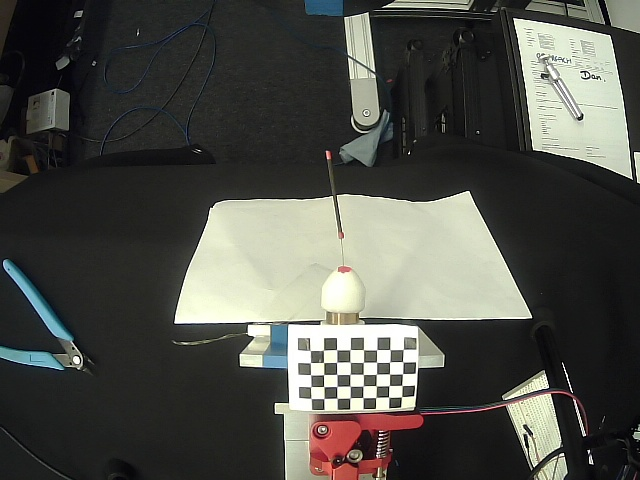
#> input picture proper_research/focused_image.jpg, 640 x 480 px, given in place of the camera
$ python click_target.py
#> lines starting #> are read from the running program, lines starting #| are printed output that depends on the picture
### proper_research/vision/measure_length.py
import cv2
import matplotlib.pyplot as plt
import numpy as np
import json
import os

# =====================================================================
# CONFIG
# =====================================================================
ROI_CONFIG_FILE = "red_roi_box.json"

CAMERA_TO_CHECKERBOARD_MM = 30.0
BEAM_RELATIVE_Z_OFFSET_MM = 40.0   # beam distance relative to checkerboard along Z

CHECKERBOARD_SQUARE_SIZE_MM = 6
CHECKERBOARD_SQUARES_X = 9
CHECKERBOARD_SQUARES_Y = 6

CHECKERBOARD_PATTERN_SIZE = (
    CHECKERBOARD_SQUARES_X - 1,
    CHECKERBOARD_SQUARES_Y - 1
)

# [17 lines of commented-out code are left out]
# [45 lines left out: function new_capture, not called in this run]
def load_roi_box(path=ROI_CONFIG_FILE):
    if not os.path.exists(path):
        return None
    with open(path, "r") as f:
        data = json.load(f)
    box = (int(data["x"]), int(data["y"]), int(data["w"]), int(data["h"]))
    # print(f"[INFO] Loaded ROI from {path}: {data}")
    return box

# [111 lines left out: functions save_roi_box, select_roi_interactive, find_checkerboard_debug, compute_checkerboard_homography, not called in this run]


# [193 lines of commented-out code are left out]
def detect_red_markers_in_roi(
    image_bgr,
    use_roi=True,
    expected_markers=3,

    # NEW: custom area support
    roi_polygon=None,                 # list of (x, y) points
    use_polygon=False,                # if True, prefer polygon over box
    select_polygon_fn=None,           # function(image) -> list[(x,y)] or None
    load_polygon_fn=None,             # function() -> polygon or None
    save_polygon_fn=None,             # function(polygon) -> None

    # --- detection sensitivity ---
    min_area=1.5,
    merge_dist=1.5,

    # --- morphology (less aggressive; avoid merging markers) ---
    morph_kernel=(3, 3),
    close_iters=1,
    open_iters=1,

    # --- HSV thresholds (tighter hue, lower S/V mins) ---
    s_min=50,
    v_min=50,
    h_low1=0,  h_high1=15,
    h_low2=165, h_high2=180,

    # --- behavior when middle marker is missing ---
    allow_two_markers_when_expected_three=True,

    # --- debug ---
    show_debug=True,

    # --- internal guard to prevent infinite fallback recursion ---
    _did_fallback=False,
):
    """
    Detect red blobs inside a search area. Returns marker centers in FULL-IMAGE coordinates.

    Search area options:
      - rectangular ROI via load_roi_box/select_roi_interactive
      - custom polygon via roi_polygon or load/select polygon callbacks

    For expected_markers=3:
      returns: base_px, mag_start_px, tip_px, search_region

    search_region is:
      - roi_box tuple (x, y, w, h) when using rectangle
      - polygon list[(x, y), ...] when using polygon
      - None when using full image
    """
    _show_debug_here = bool(show_debug) and bool(_did_fallback)

    def merge_close_points(points, dist):
        merged = []
        for p in points:
            p = np.asarray(p, dtype=float)
            placed = False
            for i, q in enumerate(merged):
                q = np.asarray(q, dtype=float)
                if np.linalg.norm(p - q) < dist:
                    merged[i] = tuple(((p + q) / 2.0).tolist())
                    placed = True
                    break
            if not placed:
                merged.append(tuple(p.tolist()))
        return merged

    # [5 lines left out: function polygon_to_mask, not called in this run]

    h_full, w_full = image_bgr.shape[:2]

    roi_box = None
    polygon = None
    search_region = None

    # ------------------------------------------------------------
    # Select/load search region
    # ------------------------------------------------------------
    if use_polygon:
        if roi_polygon is not None:
            polygon = roi_polygon
        elif load_polygon_fn is not None:
            polygon = load_polygon_fn()

        if polygon is None and use_roi:
            if select_polygon_fn is None:
                raise RuntimeError("use_polygon=True but no polygon selector was provided.")
            print("[INFO] No custom area stored yet. Draw a polygon around the beam region.")
            polygon = select_polygon_fn(image_bgr)
            if polygon is None:
                raise RuntimeError("No custom area selected.")
            if save_polygon_fn is not None:
                save_polygon_fn(polygon)

        if polygon is not None:
            polygon = [(int(px), int(py)) for px, py in polygon]
            search_region = polygon

    else:
        if use_roi:
            roi_box = load_roi_box()
            if roi_box is None:
                print("[INFO] No ROI stored yet. Draw a box around the beam region.")
                roi_box = select_roi_interactive(image_bgr)
                if roi_box is None:
                    raise RuntimeError("No ROI selected.")
                save_roi_box(roi_box)

        if roi_box is not None:
            x, y, w, h = roi_box
            x = max(0, min(x, w_full - 1))
            y = max(0, min(y, h_full - 1))
            w = max(1, min(w, w_full - x))
            h = max(1, min(h, h_full - y))
            roi_box = (x, y, w, h)
            search_region = roi_box

    # ------------------------------------------------------------
    # Build masked image for detection
    # ------------------------------------------------------------
    if polygon is not None:
        area_mask = polygon_to_mask(image_bgr.shape, polygon)
        work_img = cv2.bitwise_and(image_bgr, image_bgr, mask=area_mask)
        hsv = cv2.cvtColor(work_img, cv2.COLOR_BGR2HSV)

    elif roi_box is not None:
        x, y, w, h = roi_box
        roi_img = image_bgr[y:y+h, x:x+w]
        hsv = cv2.cvtColor(roi_img, cv2.COLOR_BGR2HSV)
        area_mask = None

    else:
        x, y, w, h = 0, 0, w_full, h_full
        hsv = cv2.cvtColor(image_bgr, cv2.COLOR_BGR2HSV)
        area_mask = None

    # ------------------------------------------------------------
    # Threshold red
    # ------------------------------------------------------------
    red_ranges = [
        (np.array([h_low1, s_min, v_min]), np.array([h_high1, 255, 255])),
        (np.array([h_low2, s_min, v_min]), np.array([h_high2, 255, 255])),
    ]

    red_mask = np.zeros(hsv.shape[:2], dtype=np.uint8)
    for lo, hi in red_ranges:
        red_mask = cv2.bitwise_or(red_mask, cv2.inRange(hsv, lo, hi))

    # If using polygon, enforce polygon mask explicitly
    if polygon is not None:
        red_mask = cv2.bitwise_and(red_mask, area_mask)

    k = cv2.getStructuringElement(cv2.MORPH_ELLIPSE, morph_kernel)
    if close_iters > 0:
        red_mask = cv2.morphologyEx(red_mask, cv2.MORPH_CLOSE, k, iterations=close_iters)
    if open_iters > 0:
        red_mask = cv2.morphologyEx(red_mask, cv2.MORPH_OPEN, k, iterations=open_iters)

    contours, _ = cv2.findContours(red_mask, cv2.RETR_EXTERNAL, cv2.CHAIN_APPROX_SIMPLE)

    # ------------------------------------------------------------
    # Compute centers in FULL-IMAGE coordinates
    # ------------------------------------------------------------
    centers = []
    areas = []

    for cnt in contours:
        area = float(cv2.contourArea(cnt))
        if area < float(min_area):
            continue

        M = cv2.moments(cnt)
        if M["m00"] == 0:
            continue

        cx = float(M["m10"] / M["m00"])
        cy = float(M["m01"] / M["m00"])

        # ROI contour coordinates are local to cropped ROI
        if polygon is None and roi_box is not None:
            cx += x
            cy += y

        centers.append((cx, cy))
        areas.append(area)

    # ------------------------------------------------------------
    # Debug
    # ------------------------------------------------------------
    if _show_debug_here:
        dbg = image_bgr.copy()

        if roi_box is not None:
            rx, ry, rw, rh = roi_box
            cv2.rectangle(dbg, (rx, ry), (rx + rw, ry + rh), (0, 255, 255), 2)

        if polygon is not None:
            pts = np.array(polygon, dtype=np.int32)
            cv2.polylines(dbg, [pts], isClosed=True, color=(0, 255, 255), thickness=2)

        for (cx, cy) in centers:
            cv2.circle(dbg, (int(cx), int(cy)), 6, (0, 255, 255), -1)

        print(f"[DEBUG] raw contours={len(contours)}, kept after min_area={len(centers)}")
        if len(areas) > 0:
            print("[DEBUG] areas (kept):", sorted([round(a, 1) for a in areas], reverse=True)[:10])

        plt.figure(figsize=(10, 4))

        plt.subplot(1, 2, 1)
        plt.title("Red mask")
        plt.imshow(red_mask, cmap="gray")
        plt.axis("off")

        plt.subplot(1, 2, 2)
        plt.title("Detections overlay")
        plt.imshow(cv2.cvtColor(dbg, cv2.COLOR_BGR2RGB))
        plt.axis("off")

    if len(centers) == 0:
        raise ValueError("No red markers detected inside selected search area (after filtering).")

    centers = merge_close_points(centers, merge_dist)

    # ------------------------------------------------------------
    # Fallback pass: do it at most once
    # ------------------------------------------------------------
    if (len(centers) < expected_markers) and (not _did_fallback):
        return detect_red_markers_in_roi(
            image_bgr,
            use_roi=use_roi,
            expected_markers=expected_markers,

            roi_polygon=polygon,
            use_polygon=use_polygon,
            select_polygon_fn=select_polygon_fn,
            load_polygon_fn=load_polygon_fn,
            save_polygon_fn=save_polygon_fn,

            min_area=max(1.0, float(min_area) * 0.5),
            merge_dist=merge_dist,
            morph_kernel=(3, 3),
            close_iters=0,
            open_iters=1,
            s_min=max(15, int(s_min * 0.5)),
            v_min=max(15, int(v_min * 0.5)),
            h_low1=h_low1, h_high1=h_high1,
            h_low2=h_low2, h_high2=h_high2,
            allow_two_markers_when_expected_three=allow_two_markers_when_expected_three,
            show_debug=show_debug,
            _did_fallback=True,
        )

    # Sort along beam (y then x)
    centers.sort(key=lambda p: (p[1], p[0]))

    # If more than expected (3-case), pick base, middle-near-midpoint, tip
    if expected_markers == 3 and len(centers) > 3:
        base = centers[-1]
        tip = centers[0]
        y_mid = 0.5 * (base[1] + tip[1])
        middle = min(centers[1:-1], key=lambda p: abs(p[1] - y_mid))
        centers = [tip, middle, base]
        centers.sort(key=lambda p: (p[1], p[0]))
    else:
        centers = centers[:expected_markers]

    # ------------------------------------------------------------
    # Output shape
    # ------------------------------------------------------------
    if expected_markers == 3:
        if len(centers) == 3:
            tip_px, mag_start_px, base_px = centers[0], centers[1], centers[2]
            return base_px, mag_start_px, tip_px, search_region

        if len(centers) == 2 and allow_two_markers_when_expected_three:
            tip_px, base_px = centers[0], centers[1]
            mag_start_px = None
            return base_px, mag_start_px, tip_px, search_region

        raise ValueError(
            f"Expected 3 markers but detected {len(centers)} after fallback; "
            "set allow_two_markers_when_expected_three=True to accept base+tip only."
        )

    return centers, search_region
# [6 lines left out: function image_points_to_mm, not called in this run]


import json
import os

POLYGON_CONFIG_FILE = "custom_area.json"

# [200 lines left out: functions save_polygon, load_polygon, select_polygon_interactive, measure_beam_and_tip_lengths_mm_with_checkerboard, not called in this run]


# [14 lines that do not run on import are left out]
    # [4 lines of commented-out code are left out]

### proper_research/vision/click_target.py
import cv2
import matplotlib.pyplot as plt
import numpy as np
import json
import os
import math
from proper_research.vision.measure_length import detect_red_markers_in_roi
# =====================================================================
# CONFIG
# =====================================================================
ROI_CONFIG_FILE = "red_roi_box.json"

CAMERA_TO_CHECKERBOARD_MM = 110.0
BEAM_RELATIVE_Z_OFFSET_MM = 40.0  # beam distance relative to checkerboard along Z

CHECKERBOARD_SQUARE_SIZE_MM = 6.0
CHECKERBOARD_SQUARES_X = 9
CHECKERBOARD_SQUARES_Y = 6

CHECKERBOARD_PATTERN_SIZE = (
    CHECKERBOARD_SQUARES_X - 1,
    CHECKERBOARD_SQUARES_Y - 1
)

# [21 lines of commented-out code are left out]
def new_capture(filename="focused_image.jpg",
                cam_index=2,
                backend=cv2.CAP_V4L2,
                warmup_frames=15,
                exposure=100.0,     # try 200..5000 initially
                gain=0.0,
                auto_exposure_manual=1.0,  # working for you
                brightness=None,     # e.g. 0.0
                gamma=None):         # e.g. 0.7
#> called with filename = 'focused_image.jpg', cam_index = 2, backend = 200, warmup_frames = 15, exposure = 100, gain = 0, auto_exposure_manual = 1
    cap = cv2.VideoCapture(cam_index, backend)
    if not cap.isOpened():
        raise RuntimeError(f"Cannot open camera index {cam_index} with backend {backend}")

    def try_set(prop, val, name):
        ok = cap.set(prop, val)
        got = cap.get(prop)
        print(f"{name}: set({val}) -> {ok}, get() -> {got}")
        return ok, got

    # Put camera in manual exposure mode (as supported by your driver mapping)
    try_set(cv2.CAP_PROP_AUTO_EXPOSURE, float(auto_exposure_manual), "AUTO_EXPOSURE(manual)")

    # Reduce gain first
    try_set(cv2.CAP_PROP_GAIN, float(gain), "GAIN")

    # Set exposure (absolute value for your camera/driver)
    try_set(cv2.CAP_PROP_EXPOSURE, float(exposure), "EXPOSURE(abs)")

    # Optional tweaks if supported
    if brightness is not None:
        try_set(cv2.CAP_PROP_BRIGHTNESS, float(brightness), "BRIGHTNESS")
    if gamma is not None:
        try_set(cv2.CAP_PROP_GAMMA, float(gamma), "GAMMA")

    for _ in range(warmup_frames):
        cap.read()
#> this loop made 15 passes
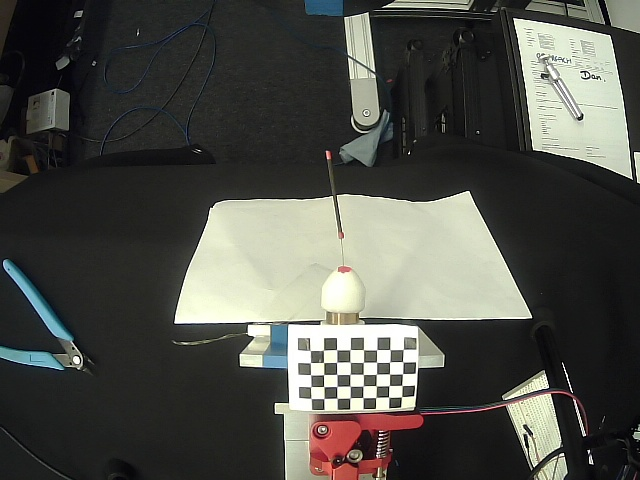
#> input picture proper_research/focused_image.jpg, 640 x 480 px, given in place of the camera

    ret, frame = cap.read()
#> frame is the input picture: shape (480, 640, 3); mean B, G, R 73, 78.9, 78.2
    cap.release()

    if not ret or frame is None:
        raise RuntimeError("Failed to capture image")

    cv2.imwrite(filename, frame)
    return filename

# [32 lines left out: functions load_roi_box, save_roi_box, select_roi_interactive, not called in this run]

# =====================================================================
# CHECKERBOARD → HOMOGRAPHY (PIXELS → mm ON CHECKERBOARD PLANE)
# =====================================================================

def find_checkerboard_debug(image_bgr, pattern_size, show_debug=False):
#> called with pattern_size = (8, 5), show_debug = False
    gray_orig = cv2.cvtColor(image_bgr, cv2.COLOR_BGR2GRAY)
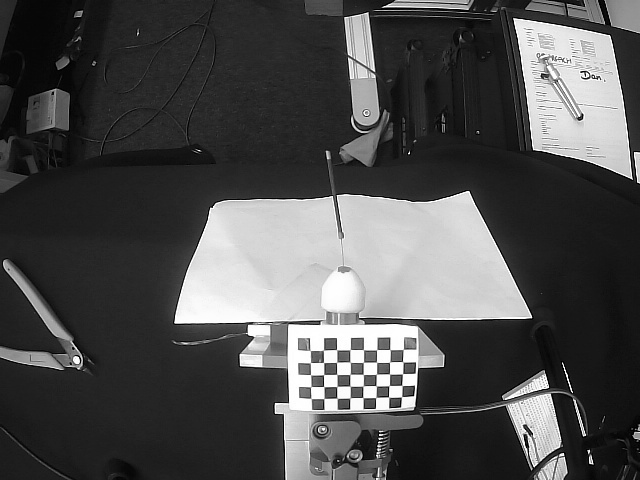
#> gray_orig: shape (480, 640); min 0, max 255, mean 78

    gray1 = gray_orig.copy()
    clahe = cv2.createCLAHE(clipLimit=2.0, tileGridSize=(8, 8))
    gray2 = clahe.apply(gray_orig)
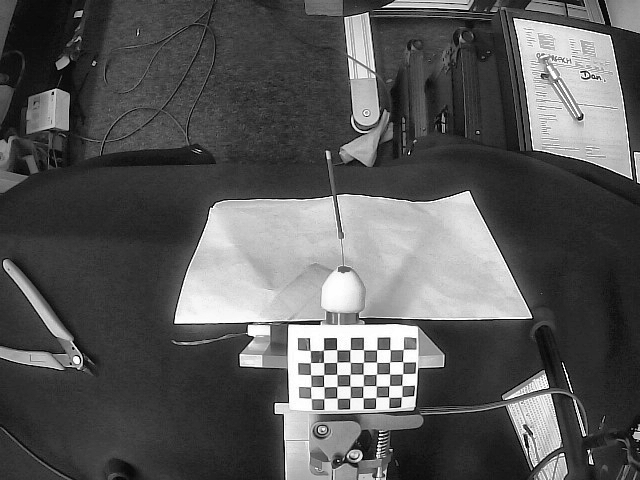
#> gray2: shape (480, 640); min 0, max 255, mean 89.2

    variants = [
        ("plain", gray1),
        ("clahe", gray2),
    ]

    flags = (
        cv2.CALIB_CB_ADAPTIVE_THRESH |
        cv2.CALIB_CB_NORMALIZE_IMAGE
    )

    # Try SB first if available
    for name, g in variants:
        try:
            if hasattr(cv2, "findChessboardCornersSB"):
                found, corners = cv2.findChessboardCornersSB(
                    g, pattern_size,
                    flags=cv2.CALIB_CB_EXHAUSTIVE | cv2.CALIB_CB_ACCURACY
                )
                if found:
                    print(f"[DEBUG] chessboard found with SB on {name}")
                    return g, corners
        except cv2.error:
            pass
#> this loop made 1 pass
#> (name, found) on pass 1: ('plain', True)
#> (printed output is left out)

    # Fallback: classic with flags
    for name, g in variants:
        found, corners = cv2.findChessboardCorners(g, pattern_size, flags)
        if found:
            print(f"[DEBUG] chessboard found with classic+flags on {name}")
            return g, corners

    # Last resort: classic with no flags
    for name, g in variants:
        found, corners = cv2.findChessboardCorners(g, pattern_size)
        if found:
            print(f"[DEBUG] chessboard found with classic (no flags) on {name}")
            return g, corners

    if show_debug:
        plt.figure(figsize=(8, 4))
        plt.subplot(1, 2, 1)
        plt.title("gray plain")
        plt.imshow(gray1, cmap="gray")
        plt.axis("off")
        plt.subplot(1, 2, 2)
        plt.title("gray CLAHE")
        plt.imshow(gray2, cmap="gray")
        plt.axis("off")
        plt.show()

    raise RuntimeError("Checkerboard not found in any variant.")


def compute_checkerboard_homography(image_bgr):
    gray, corners = find_checkerboard_debug(image_bgr, CHECKERBOARD_PATTERN_SIZE, show_debug=False)
#> corners = 40 rows, first 8: [401.6, 396.9], [388.8, 397.3], [376, 397.5], [363.1, 397.7], [350.1, 398], [337.1, 398.3], [324.2, 398.6], [311.3, 398.5]
#> (the rest of the program and of its run is left out)
